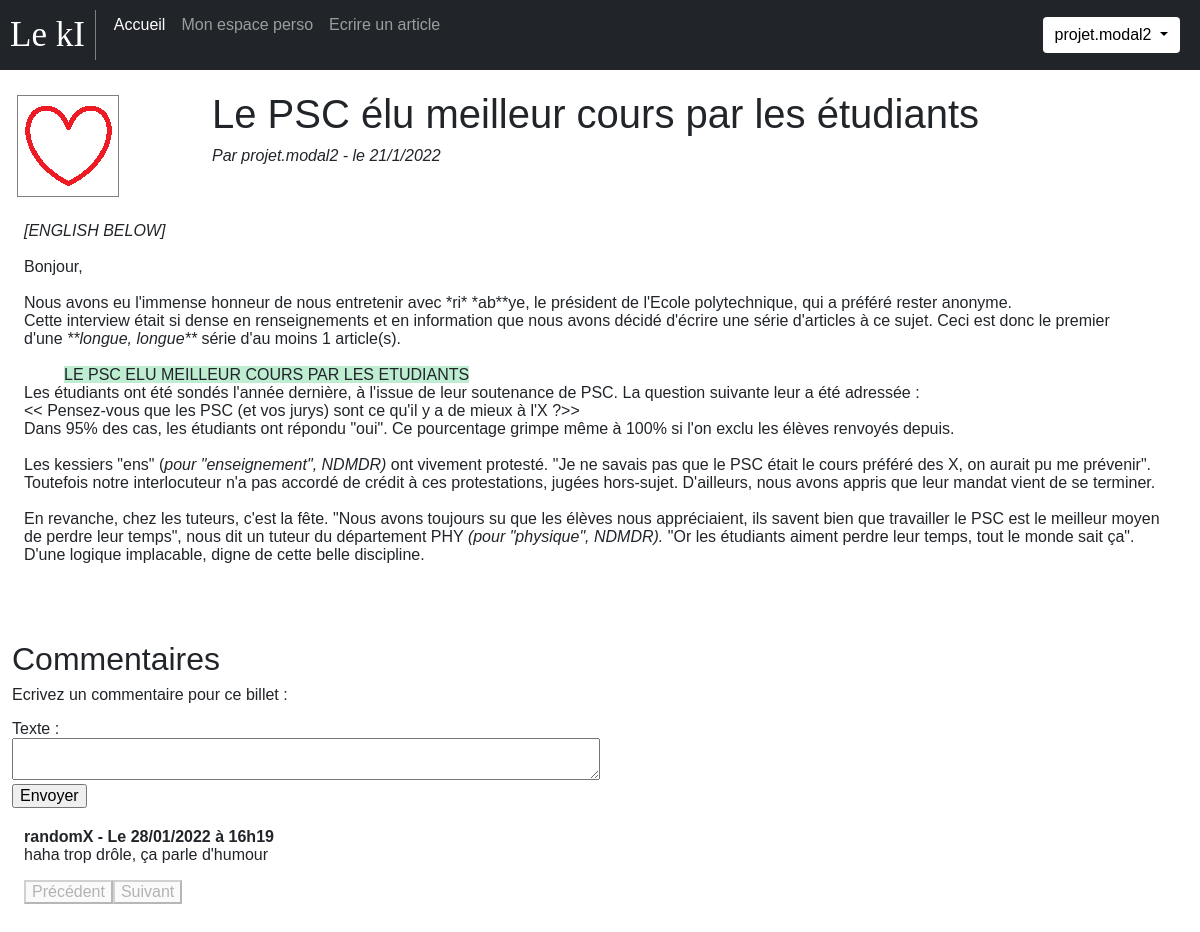
The page /index.php?page=read&article=23 (signed in) on the database its author committed.
### tables this page shows
CREATE TABLE `articles` (
  `ID` int(11) NOT NULL,
  `id_auteur` int(11) NOT NULL,
  `titre` varchar(256) NOT NULL,
  `contenu` text NOT NULL,
  `image` varchar(256) NOT NULL,
  `statut` varchar(20) NOT NULL DEFAULT 'attente',
  `parution` timestamp NOT NULL DEFAULT current_timestamp(),
  `maj` timestamp NOT NULL DEFAULT current_timestamp(),
  `nb_like` int(11) NOT NULL
);

CREATE TABLE `users` (
  `ID` int(11) NOT NULL,
  `username` varchar(256) NOT NULL,
  `password` varchar(256) NOT NULL,
  `first_date` datetime NOT NULL DEFAULT current_timestamp(),
  `type` varchar(20) NOT NULL DEFAULT 'visiteur'
);

CREATE TABLE `comments` (
  `ID` int(11) NOT NULL,
  `id_auteur` int(11) NOT NULL,
  `id_article` int(11) NOT NULL,
  `date_release` datetime NOT NULL,
  `content` text NOT NULL
);

### content/content_read.php (the view, shortened to what this page needs)
<?php
function article_title($titre, $username, $last_maj) {
    echo <<<FIN_TITRE
    <div class="col-10">
        <h1> $titre </h1>
        <h6><em> Par  $username - le $last_maj </em></h6>
    </div>
    <div class="separator"></div>
FIN_TITRE;
}
function article_likes($idArticle) {
    global $bdd;
    $req = $bdd->prepare("SELECT * FROM likes WHERE id_likeur = ? AND id_article = ?");
    $req->execute(array($_SESSION['userid'], $idArticle));
    echo '<div class="col-2" style="padding-right:0px">';
    echo '<img src="images/'. ($req->rowCount()==0 ? 'like_empty':'like_full') . '.png" '
            . 'id = "like" '
            . 'alt="like" '
            . 'data-id_article='. $idArticle
        .'>';
    echo '</div>';
}
function generateCommentForm($idArticle) {
    if (isLoggedIn()) {
        echo <<<FIN_FORM
            <div>
                <p> Ecrivez un commentaire pour ce billet :</p>
                <form method="post" action="index.php?page=read&article=$idArticle">
                    <label>Texte :</label><br>
                    <textarea name="content" style="width:50%" id="newCom"></textarea><br>
                    <input type="hidden" name="id_article" value=$idArticle>
                    <input type="submit" value="Envoyer">
                </form>
            </div>
FIN_FORM;
    } else {
        echo '<p>Vous devez <a href="login.php">vous connectez</a> pour écrire un commentaire.</p>';
    }
}
function generateComments($bdd, $idArticle, $page) {
    $nb_comms_par_page = 5;
    echo '<div class="container-fluid" style="margin-top:20px" id="commentaires">';
    $offset = 0;
    $req = $bdd->prepare(
              "SELECT *,DATE_FORMAT(date_release, ' - Le %d/%m/%Y à %Hh%i') as my_date "
            . "FROM comments JOIN users ON users.id = comments.id_auteur "
            . "WHERE comments.id_article = ? "
            . "ORDER BY date_release ASC "
            . "LIMIT 11 OFFSET " . $offset);
    $req->execute(array($idArticle));
    $nb_comms = $req->rowCount();
    if ($nb_comms == 0) {
        echo '
        <p><em>Il n\'y a pas de commentaire pour l\'instant. <br>
            <a href="#newCom">Soyez le premier à réagir !</a>
        </em></p>';
    } else {
        $i = 0;
        while ($com = $req->fetch()) {
            if ($i < $nb_comms_par_page) {
                echo '<p><strong>'
                . htmlspecialchars($com['username']) . htmlspecialchars($com['my_date']) . '</strong><br>'
                . nl2br(htmlspecialchars($com['content']))
                . '</p>';
            }
            $i++;
        }
        echo '<button data-idarticle = "' . $idArticle . '" data-page="' .($page-1) . '" class="navigate"'. ($page == 0 ? 'disabled':'') . '>Précédent</button>';
        echo '<button data-idarticle = "' . $idArticle . '" data-page="' .($page+1) . '" class="navigate"' . ($i <= $nb_comms_par_page ? 'disabled':'') . '>Suivant</button>';
    }
    echo '</div>';
}

### utilities/utils_read.php (shortened to what this page needs)
<?php
$idArticle = 0;
try {
    $idArticle = intval($_GET['article']);
} catch (Exception $e) {
    addAlert(errorMsg(), 'error');
}
function runCore() {
    global $bdd, $idArticle;
    $req = $bdd->prepare('SELECT *, DATE_FORMAT(maj, "%d/%c/%Y") AS last_maj FROM articles JOIN users ON id_auteur = Users.id WHERE articles.id = ? AND articles.statut="valide"');
    $req->execute(array($idArticle));
    if ($article = $req->fetch()) {
        echo '<div class="container-fluid">
                    <div class="row" style="margin-bottom: 20px">';
        article_likes($idArticle);
        article_title(htmlspecialchars($article['titre']), htmlspecialchars($article['username']), $article['last_maj']);
        echo '      </div>';
        echo '<div class="container-fluid">' . ($article['contenu']) . '</div>';
        echo '</div>';
        echo '<div class="container-fluid" style="margin-top:40px">';
        echo '<h2>Commentaires</h2>';
        generateCommentForm($idArticle);
        generateComments($bdd, $idArticle, 0);
        echo '</div>';
    } else {
        echo errorMsg();
    }
}

### css/stylesperso.css (style rules this page uses)
body { font: caption; }
#like { margin: 5px; padding: 0px; border: solid gray 1px; width: auto; }

### rows shown on the page
articles: titre "Le PSC élu meilleur cours par les étudiants", id_auteur.username "projet.modal2", contenu "[ENGLISH BELOW] Bonjour, Nous avons eu l'immense honneur de nous entretenir avec *ri* *ab**ye, le président de l'Ecole polytechnique, qui a préféré rester anonyme. Cette interview était si dense en renseignements et en information que nous avons décidé d'écrire une série d'articles à ce sujet. Ceci est donc le premier d'une **longue, longue** série d'au moins 1 article(s). LE PSC ELU MEILLEUR COURS PAR LES ETUDIANTS Les étudiants ont été sondés l'année dernière, à l'issue de leur soutenance de PSC. La question suivante leur a été adressée : << Pensez-vous que les PSC (et vos jurys) sont ce qu'il y a de mieux à l'X ?>> Dans 95% des cas, les étudiants ont répondu \"oui\". Ce pourcentage grimpe…"
comments: id_auteur.username "randomX", my_date "- Le 28/01/2022 à 16h19", content "haha trop drôle, ça parle d'humour"

### other values the page prints
$description "Mon espace perso Ecrire un article"
$_SESSION['username'] "projet.modal2"
$last_maj "21/1/2022"
